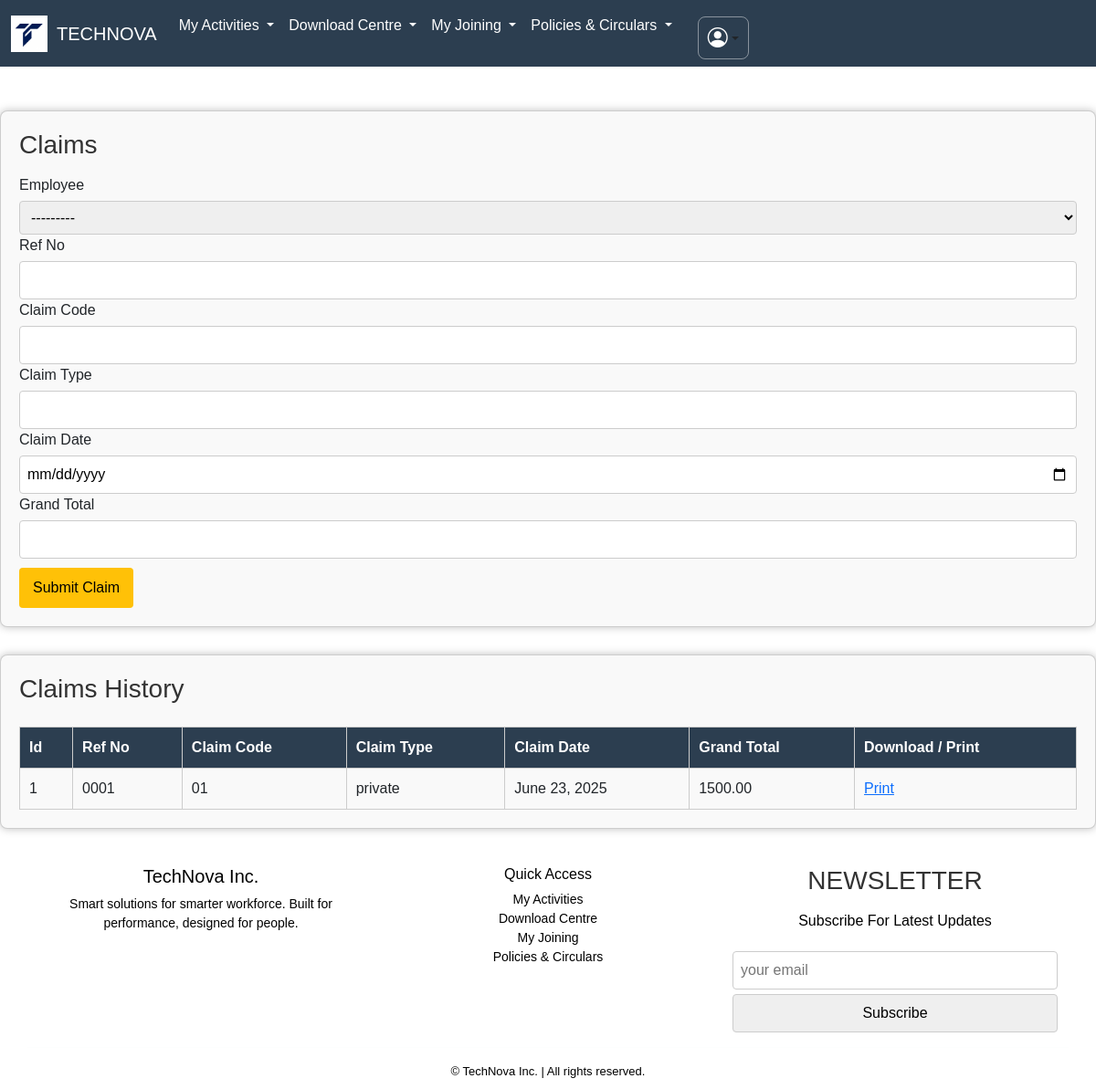
The page /claims/ on the database as committed earlier.
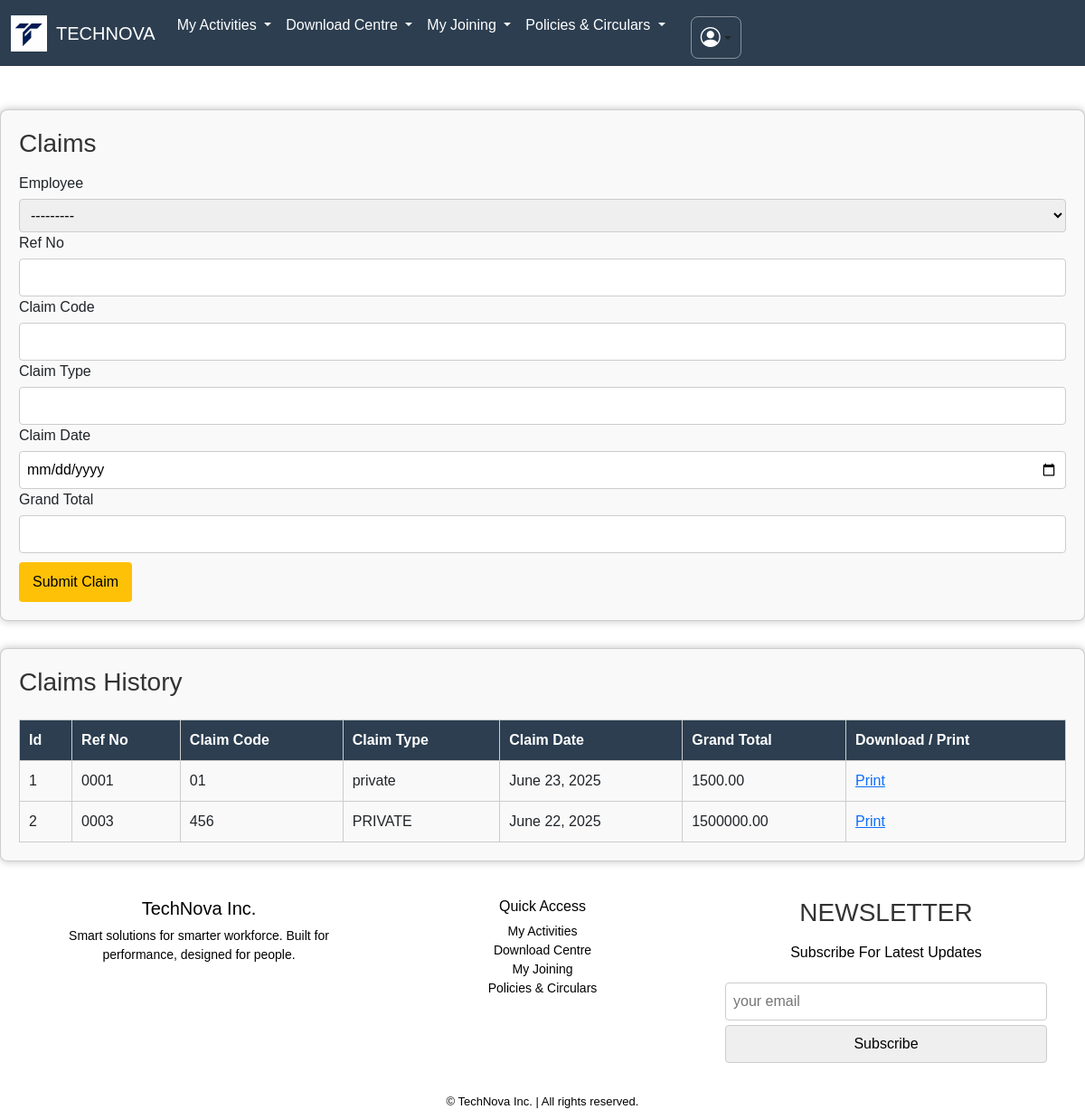
The same page on the database as committed later.
### apps/dashboard/models.py (models this page shows, shortened)
class BaseClass(models.Model):
    id = models.UUIDField(primary_key=True, default=uuid.uuid4, editable=False)
    created_at = models.DateTimeField(auto_now_add=True)
    updated_at = models.DateTimeField(auto_now=True)
    class Meta:
        abstract = True

class Claim(BaseClass):
    employee = models.ForeignKey(Employee, on_delete=models.CASCADE)
    ref_no = models.CharField(max_length=100)
    claim_code = models.CharField(max_length=50)
    claim_type = models.CharField(max_length=50)
    claim_date = models.DateField()
    grand_total = models.DecimalField(max_digits=10, decimal_places=2)

### apps/dashboard/views.py (the view)
# urls.py: path('claims/', claims_view, name='claims_page'),
def claims_view(request):
    form = ClaimForm(request.POST or None)
    claims = Claim.objects.select_related('employee').all()
    if request.method == 'POST' and form.is_valid():
        form.save()
        return redirect('claims_page')
    return render(request, 'dashboard/claims_page.html', {'form': form, 'claims': claims})

### apps/dashboard/forms.py
class ClaimForm(forms.ModelForm):
    class Meta:
        model = Claim
        fields = ['employee', 'ref_no', 'claim_code', 'claim_type', 'claim_date', 'grand_total']
        widgets = {
            'claim_date': forms.DateInput(attrs={'type': 'date'}),
        }

### apps/dashboard/models.py (called while the page is built)
    def __str__(self):
        return f"{self.first_name} {self.last_name}"

### apps/dashboard/templates/dashboard/claims_page.html (shortened to what this page needs)
{% extends 'dashboard/base.html' %}
{% block body %}
<!DOCTYPE html>
<html lang="en">
<head>
<body>
  <div class="card">
    <h3>Claims</h3>
    <form method="post">
      <label>Employee</label>{{ form.employee }}
      <label>Ref No</label>{{ form.ref_no }}
      <label>Claim Code</label>{{ form.claim_code }}
      <label>Claim Type</label>{{ form.claim_type }}
      <label>Claim Date</label>{{ form.claim_date }}
      <label>Grand Total</label>{{ form.grand_total }}
      <button type="submit">Submit Claim</button>
    </form>
  </div>
  <div class="card">
    <h3>Claims History</h3>
    <table>
      <thead>
        <tr>
          <th>Id</th>
          <th>Ref No</th>
          <th>Claim Code</th>
          <th>Claim Type</th>
          <th>Claim Date</th>
          <th>Grand Total</th>
          <th>Download / Print</th>
        </tr>
      </thead>
      <tbody>
        {% if claims %}
        {% for claim in claims %}
        <tr>
          <td>{{ forloop.counter }}</td>
          <td>{{ claim.ref_no }}</td>
          <td>{{ claim.claim_code }}</td>
          <td>{{ claim.claim_type }}</td>
          <td>{{ claim.claim_date }}</td>
          <td>{{ claim.grand_total }}</td>
          <td><a href="#" onclick="window.print(); return false;">Print</a></td>
        </tr>
        {% endfor %}
        {% else %}
        <tr>
          <td colspan="7">No data available in table</td>
        </tr>
        {% endif %}
      </tbody>
    </table>
  </div>
</body>
</html>
{% endblock %}

Rows that differ between the two databases and show on the page:
added Claim: ref_no "0003", claim_code "456", claim_type "PRIVATE", claim_date "June 22, 2025", grand_total "1500000.00"
